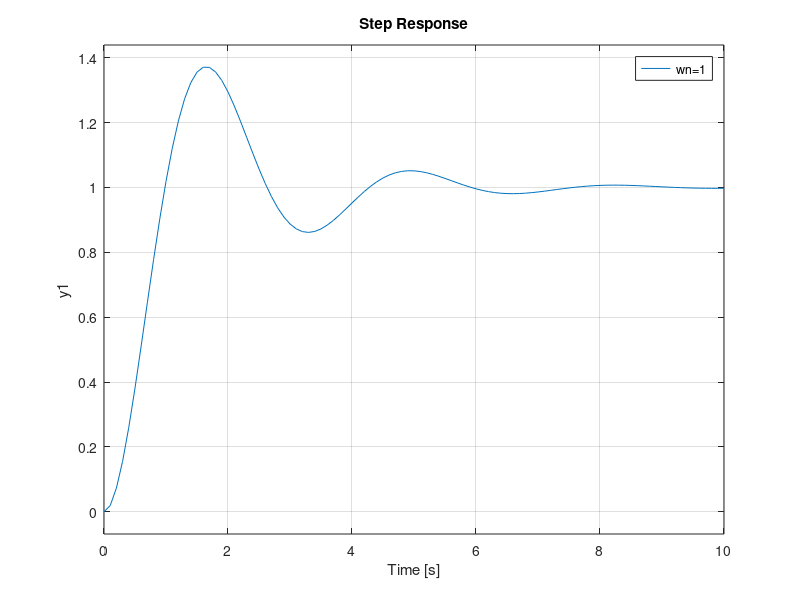

Recreate this plot in MATLAB.
clearvars, clc

zeta = 0.3;
wn = 1;

Y = tf([wn^2], [1 2*zeta*wn wn^2])
step(Y)
hold on

wn = 1.5
Y = tf([wn^2], [1 2*zeta*wn wn^2])
step(Y)

wn = 2
Y = tf([wn^2], [1 2*zeta*wn wn^2])
step(Y)
legend('wn=1', 'wn=1.5', 'wn=2');